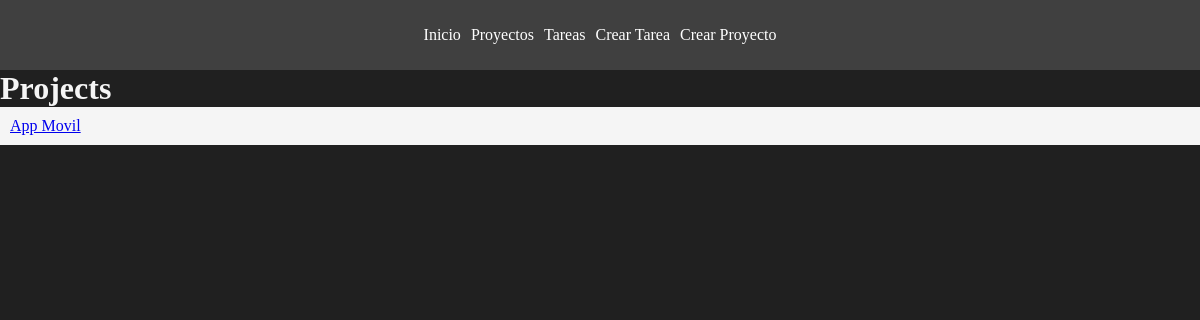
The page /projects/ on the database as committed earlier.
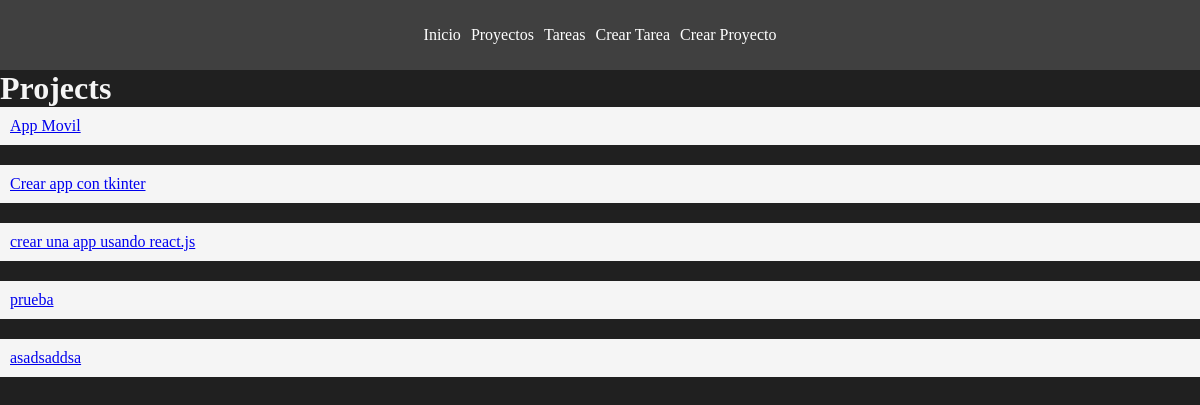
The same page on the database as committed later.
### myapp/models.py (models this page shows, shortened)
class Project(models.Model):
    name  = models.CharField(max_length=200)

### myapp/views.py (the view)
# urls.py: path('projects/', views.projects, name='projects'),
def projects(request):
    projects = Project.objects.all()
    return render(request, 'projects/projects.html', {
        'projects': projects
    })

### myapp/templates/projects/projects.html
{% extends 'layouts/base.html' %}
{% block content %}
<h1>Projects</h1>
{% for project in projects %}
<article class="card">
  <a href="{% url 'project_detail' project.id %}">{{project.name}}</a>
</article>
{% endfor %}
{% endblock%}

Rows that differ between the two databases and show on the page:
added Project: name "Crear app con tkinter"
added Project: name "crear una app usando react.js"
added Project: name "prueba"
added Project: name "asadsaddsa"
